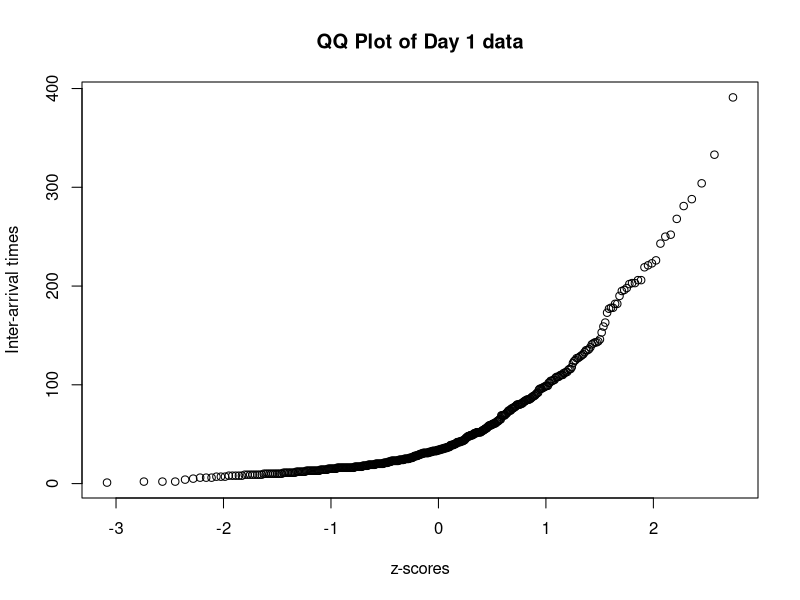
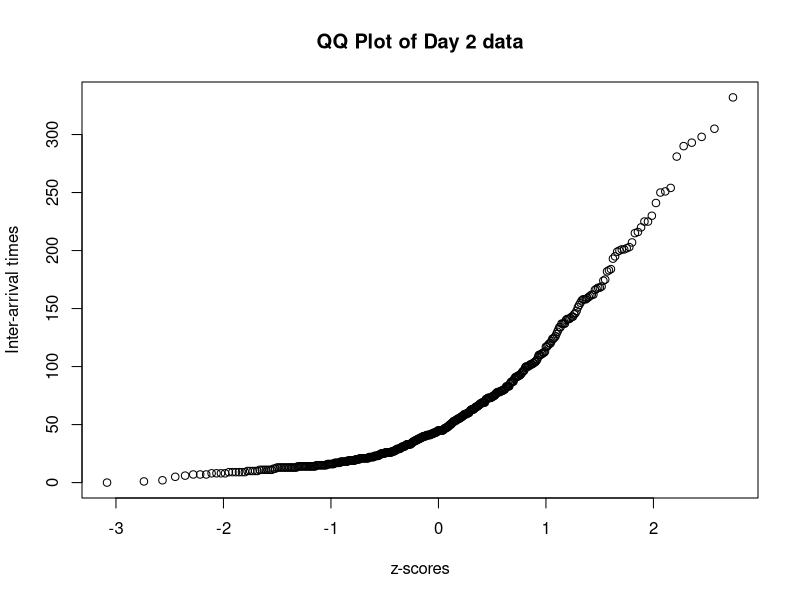

These figures' R source, in order:
install.packages("readxl")
library(readxl)
df=read_xlsx("Interarrival_Assignment.xlsx", sheet = "QQ")
plot_data1=df[,c(4,1)]
plot(plot_data1, main="QQ Plot of Day 1 data", xlab="z-scores", ylab="Inter-arrival times")
plot_data2=df[,c(8,5)]
plot(plot_data2, main="QQ Plot of Day 2 data", xlab="z-scores", ylab="Inter-arrival times")

